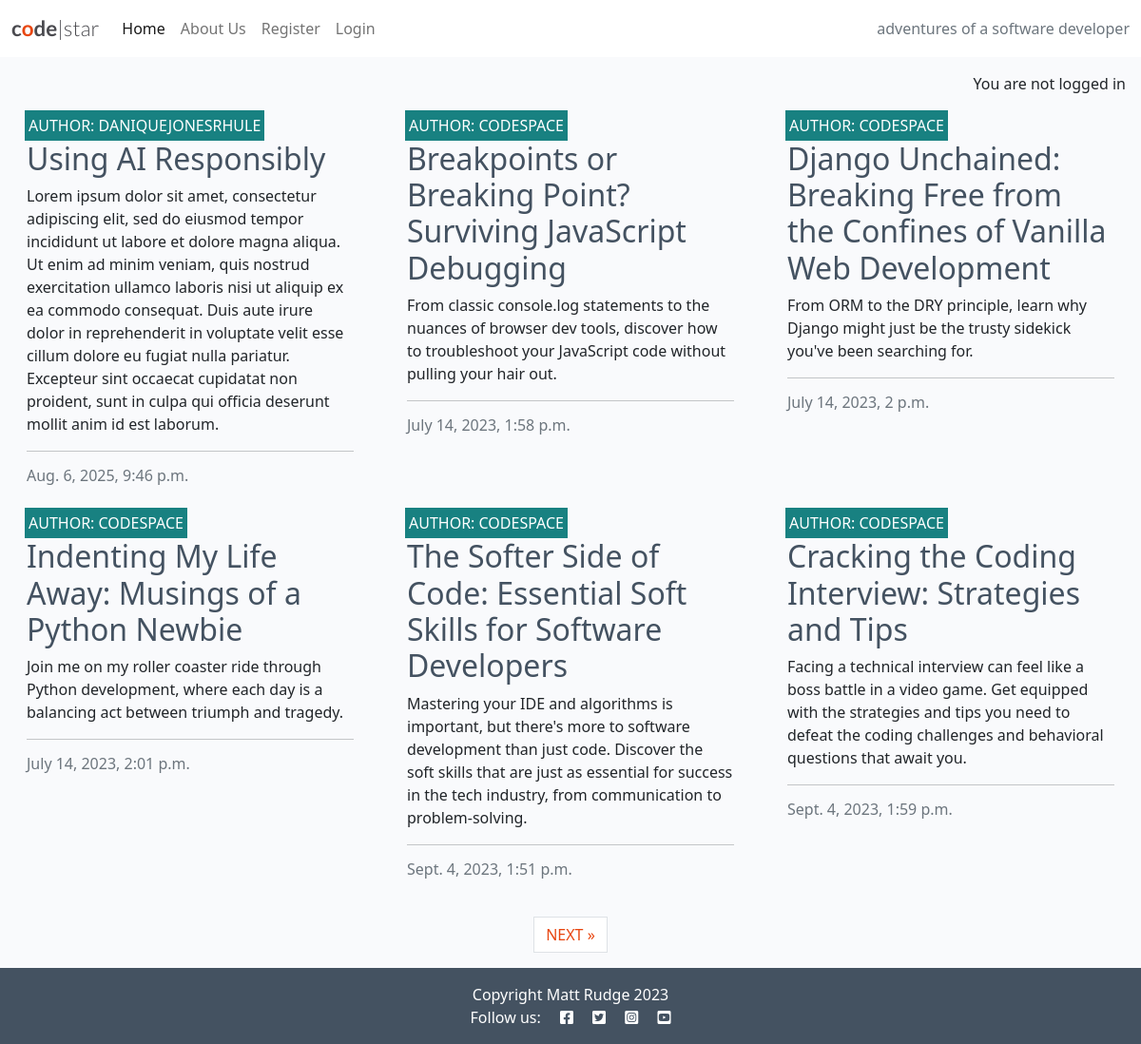
The page / on the database its author committed.
### blog/models.py (models this page shows, shortened)
class Post(models.Model):
    title = models.CharField(max_length=200, unique=True)
    slug = models.SlugField(max_length=200, unique=True)
    excerpt = models.TextField(blank=True)
    author = models.ForeignKey(
    User, on_delete=models.CASCADE, related_name="blog_posts")
    content = models.TextField()
    created_on = models.DateTimeField(auto_now_add=True)
    status = models.IntegerField(choices=STATUS, default=0)
    updated_on = models.DateTimeField(auto_now=True)

### blog/views.py (the view)
# urls.py: path('', views.PostList.as_view(), name='home'),
class PostList(generic.ListView):
    queryset = Post.objects.filter(status=1)
    template_name = "blog/index.html"
    paginate_by = 6

### blog/templates/blog/index.html (shortened to what this page needs)
{% extends "base.html" %}
{% block content %}
<div class="container-fluid">
    <div class="row">
        <div class="col-12 mt-3 left">
            <div class="row">
                {% for post in post_list %}
                <div class="col-md-4">
                    <div class="card mb-4">
                        <div class="card-body">
                            <div class="image-container">
                                <div class="image-flash">
                                    <p class="author">Author: {{ post.author }}</p>
                                </div>
                            </div>
                            <a href="{% url 'post_detail' post.slug %}" class="post-link">
                                <h2 class="card-title">{{ post.title }}</h2>
                            </a>
                            <p class="card-text">{{ post.excerpt }}
                            </p>
                            <hr />
                            <p class="card-text text-muted h6">{{ post.created_on}}
                            </p>
                        </div>
                    </div>
                </div>
                {% if forloop.counter|divisibleby:3 %}
            </div>
            <div class="row">
                {% endif %}
                {% endfor %}
            </div>
        </div>
    </div>
    {% if is_paginated %}
    <nav aria-label="Page navigation">
        <ul class="pagination justify-content-center">
            {% if page_obj.has_next %}
            <li><a href="?page={{ page_obj.next_page_number }}" class="page-link"> NEXT &raquo;</a></li>
            {% endif %}
        </ul>
    </nav>
    {% endif %}
</div>
{% endblock %}
{% block copyright %}
Copyright Matt Rudge 2023
{% endblock %}

### static/css/style.css (style rules this page uses)
body { background-color: #F9FAFC; }
.main-bg { background-color: #F9FAFC; }
.card { border: none; background-color: transparent; }
.image-container { position: relative; }
.image-flash { position: absolute; bottom: 5%; min-width: 30%; left: -2px; background-color: #188181; }
.author { color: white; margin: 4px; text-transform: uppercase; }
.post-link { text-decoration: none; color: #445261; }
.post-link:hover, .page-link { color: #E84610; }

### rows shown on the page
Post: author "DANIQUEJONESRHULE", title "Using AI Responsibly", excerpt "Lorem ipsum dolor sit amet, consectetur adipiscing elit, sed do eiusmod tempor incididunt ut labore et dolore magna aliqua. Ut enim ad minim veniam, quis nostrud exercitation ullamco laboris nisi ut aliquip ex ea commodo consequat. Duis aute irure dolor in reprehenderit in voluptate velit esse cillum dolore eu fugiat nulla pariatur. Excepteur sint occaecat cupidatat non proident, sunt in culpa qui officia deserunt mollit anim id est laborum.", created_on "Aug. 6, 2025, 9:46 p.m."
Post: author "CODESPACE", title "Breakpoints or Breaking Point? Surviving JavaScript Debugging", excerpt "From classic console.log statements to the nuances of browser dev tools, discover how to troubleshoot your JavaScript code without pulling your hair out.", created_on "July 14, 2023, 1:58 p.m."
Post: author "CODESPACE", title "Django Unchained: Breaking Free from the Confines of Vanilla Web Development", excerpt "From ORM to the DRY principle, learn why Django might just be the trusty sidekick you've been searching for.", created_on "July 14, 2023, 2 p.m."
Post: author "CODESPACE", title "Indenting My Life Away: Musings of a Python Newbie", excerpt "Join me on my roller coaster ride through Python development, where each day is a balancing act between triumph and tragedy.", created_on "July 14, 2023, 2:01 p.m."
Post: author "CODESPACE", title "The Softer Side of Code: Essential Soft Skills for Software Developers", excerpt "Mastering your IDE and algorithms is important, but there's more to software development than just code. Discover the soft skills that are just as essential for success in the tech industry, from communication to problem-solving.", created_on "Sept. 4, 2023, 1:51 p.m."
Post: author "CODESPACE", title "Cracking the Coding Interview: Strategies and Tips", excerpt "Facing a technical interview can feel like a boss battle in a video game. Get equipped with the strategies and tips you need to defeat the coding challenges and behavioral questions that await you.", created_on "Sept. 4, 2023, 1:59 p.m."
